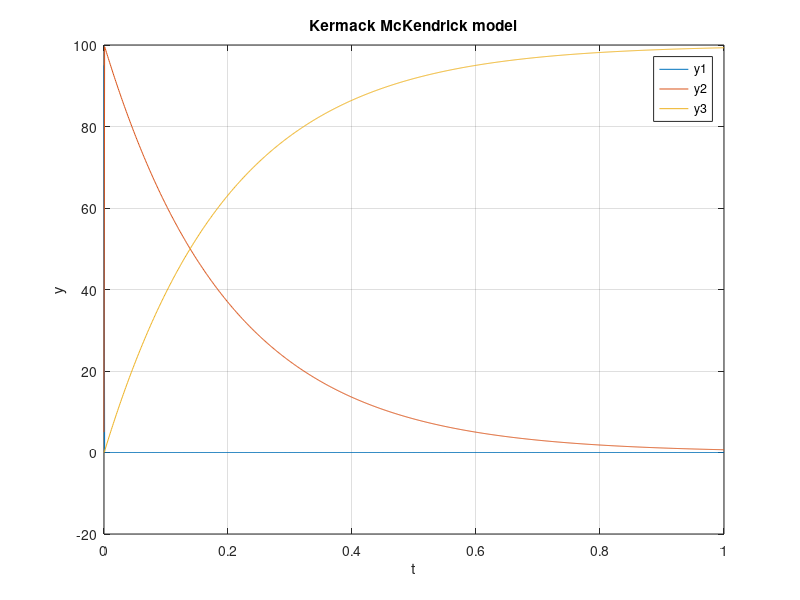

Reproduce this figure in MATLAB.
%% Solves qs 9.2 for project

% this function solves and plots the system of ODE provided in question
function kermacMcKendrick()

% the selected steps in the time span is used to give a smooth curve
[t, y] = ode45(@systemOfEquations, 0:0.001:1, [95;5;0]);

% plot the result
plot(t,y(:,1),t,y(:,2),t,y(:,3));
legend('y1','y2','y3');
xlabel('t');
ylabel('y');
grid on
title('Kermack McKendrick model');

    % this function writes the given system of equations so that it can be
    % used by ode45
    function yprime = systemOfEquations(t, y)
        c = 100;
        d = 5;
        yprime = [-c*y(1)*y(2); c*y(1)*y(2) - d*y(2); d*y(2)];
    end
        
end